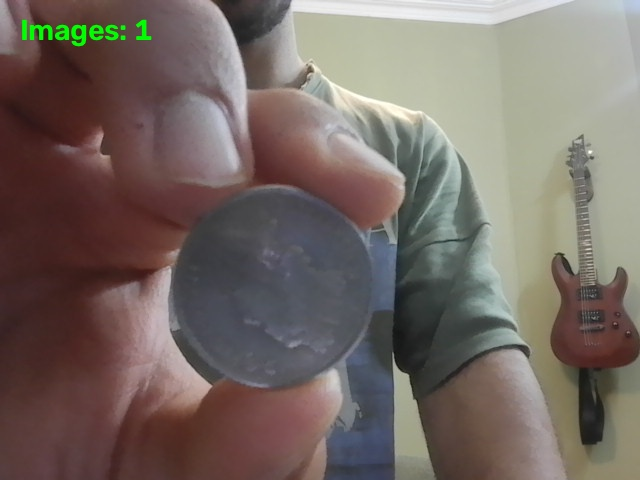
#> input picture coin_ditector/dataset/images/10p_0001.jpg, 640 x 480 px; its folder holds only this picture in this run
$ python labeler.py
#> lines starting #> are read from the running program, lines starting #| are printed output that depends on the picture
import cv2
import os
import glob

IMAGE_DIR = "dataset/images"
LABEL_DIR = "dataset/labels"

os.makedirs(LABEL_DIR, exist_ok=True)

CLASS_ID = 0

# اندازه پنجره
WINDOW_WIDTH = 1200
WINDOW_HEIGHT = 800

drawing = False
start_x = 0
start_y = 0
box = None

original_image = None
display_image = None

scale = 1.0


# [52 lines left out: function mouse_callback, not called in this run]


# --------------------------------
# Find images
# --------------------------------

image_files = []

for ext in [
    "*.jpg",
    "*.jpeg",
    "*.png",
    "*.JPG",
    "*.JPEG",
    "*.PNG"
]:

    image_files.extend(
        glob.glob(os.path.join(IMAGE_DIR, ext))
    )

image_files.sort()

print(f"Found {len(image_files)} images.")

if len(image_files) == 0:
    print("No images found!")
    exit()


# --------------------------------
# Create window
# --------------------------------

cv2.namedWindow(
    "YOLO Labeler",
    cv2.WINDOW_NORMAL
)

cv2.resizeWindow(
    "YOLO Labeler",
    WINDOW_WIDTH,
    WINDOW_HEIGHT
)

cv2.setMouseCallback(
    "YOLO Labeler",
    mouse_callback
)


# --------------------------------
# Process images
# --------------------------------

for index, image_path in enumerate(image_files):

    original_image = cv2.imread(image_path)
#> original_image is the input picture: shape (480, 640, 3); mean B, G, R 99.5, 105.6, 117.1

    if original_image is None:
        print("Could not read:", image_path)
        continue

    original_height, original_width = original_image.shape[:2]
#> original_height = 480; original_width = 640

    # --------------------------------
    # Calculate display scale
    # --------------------------------

    scale_x = WINDOW_WIDTH / original_width
#> scale_x = 1.88
    scale_y = WINDOW_HEIGHT / original_height
#> scale_y = 1.67

    scale = min(scale_x, scale_y, 1.0)
#> scale = 1

    display_width = int(original_width * scale)
#> display_width = 640
    display_height = int(original_height * scale)
#> display_height = 480

    display_image = cv2.resize(
        original_image,
        (display_width, display_height),
        interpolation=cv2.INTER_AREA
    )

    box = None

    filename = os.path.basename(image_path)
    name = os.path.splitext(filename)[0]

    print()
    print("==============================")
    print(f"Image {index + 1}/{len(image_files)}")
    print(filename)
    print(f"Original: {original_width} x {original_height}")
#| Original: 640 x 480
    print(f"Display:  {display_width} x {display_height}")
#| Display:  640 x 480
    print("==============================")

    while True:

        temp = display_image.copy()

        cv2.putText(
            temp,
            "Draw box around the coin",
            (20, 30),
            cv2.FONT_HERSHEY_SIMPLEX,
            0.7,
            (0, 255, 255),
            2
        )

        cv2.putText(
            temp,
            "ENTER = Save | R = Redo | Q = Quit",
            (20, 60),
            cv2.FONT_HERSHEY_SIMPLEX,
            0.6,
            (0, 255, 255),
            2
        )
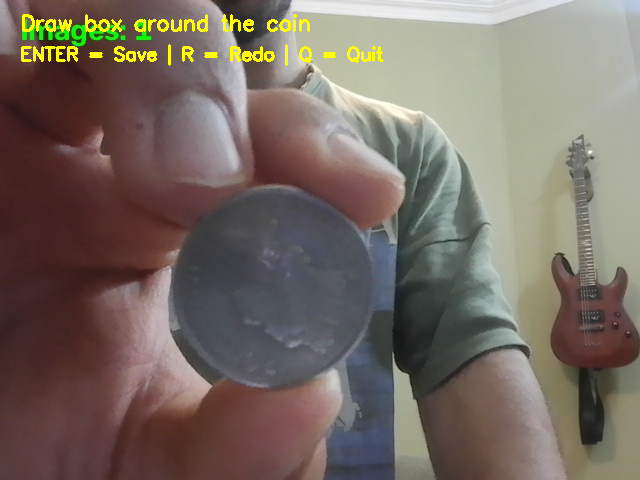
#> temp: shape (480, 640, 3); mean B, G, R 98.4, 107.4, 118.9

        cv2.imshow(
            "YOLO Labeler",
            temp
        )

        key = cv2.waitKey(1) & 0xFF
#> (key q is pressed here)

        # --------------------------------
        # ENTER = Save
        # --------------------------------

        if key == 13:

            if box is None:

                print("Please draw a box first!")

                continue

            # Display coordinates
            x1, y1, x2, y2 = box

            # --------------------------------
            # Convert display coordinates
            # back to ORIGINAL image
            # --------------------------------

            x1_original = int(x1 / scale)
            y1_original = int(y1 / scale)

            x2_original = int(x2 / scale)
            y2_original = int(y2 / scale)

            # Clamp coordinates

            x1_original = max(
                0,
                min(x1_original, original_width - 1)
            )

            y1_original = max(
                0,
                min(y1_original, original_height - 1)
            )

            x2_original = max(
                0,
                min(x2_original, original_width - 1)
            )

            y2_original = max(
                0,
                min(y2_original, original_height - 1)
            )

            # --------------------------------
            # YOLO coordinates
            # --------------------------------

            x_center = (
                (x1_original + x2_original) / 2
            ) / original_width

            y_center = (
                (y1_original + y2_original) / 2
            ) / original_height

            box_width = (
                x2_original - x1_original
            ) / original_width

            box_height = (
                y2_original - y1_original
            ) / original_height

            # --------------------------------
            # Save label
            # --------------------------------

            label_path = os.path.join(
                LABEL_DIR,
                name + ".txt"
            )

            with open(
                label_path,
                "w"
            ) as f:

                f.write(
                    f"{CLASS_ID} "
                    f"{x_center:.6f} "
                    f"{y_center:.6f} "
                    f"{box_width:.6f} "
                    f"{box_height:.6f}\n"
                )

            print(
                "Saved:",
                label_path
            )

            break

        # --------------------------------
        # R = Redo
        # --------------------------------

        elif key == ord("r"):

            display_image = cv2.resize(
                original_image,
                (display_width, display_height),
                interpolation=cv2.INTER_AREA
            )

            box = None

            print("Redo.")

        # --------------------------------
        # Q = Quit
        # --------------------------------

        elif key == ord("q"):

            print("Stopped.")

            cv2.destroyAllWindows()

            exit()
#> (the program exits here)
